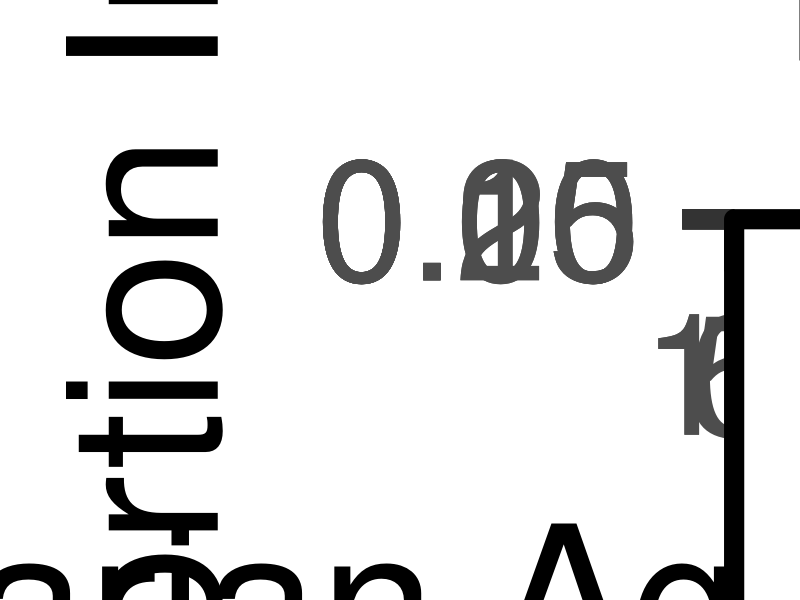
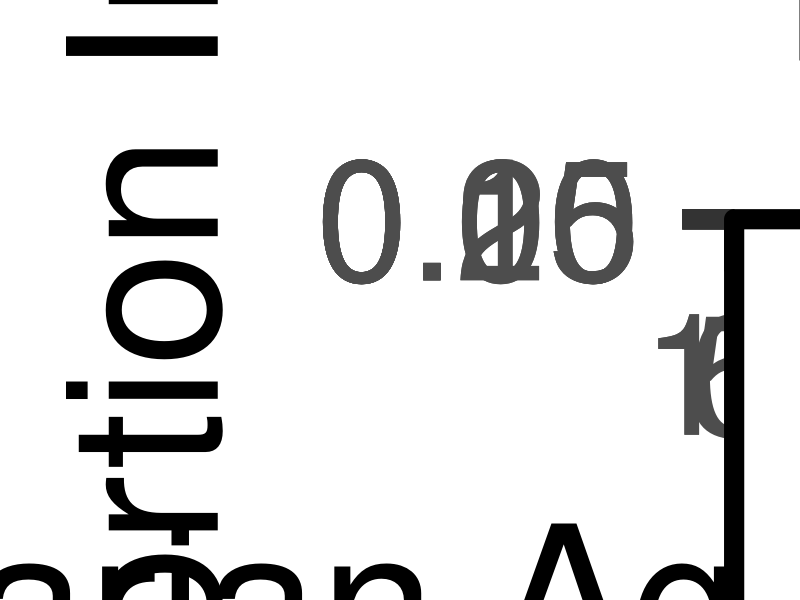

Generate these figures, in order, with R:
library(ggplot2)

# Observed data
age <- 0:15
y_obs <- c(
  0.0003711952487,
  0.004826678368,
  0.01164079823,
  0.02031144211,
  0.02876480541,
  0.03907074974,
  0.04829545455,
  0.05719237435,
  0.0670995671,
  0.07714285714,
  0.0830449827,
  0.09251101322,
  0.09947643979,
  0.1095890411,
  0.1176470588,
  0.1290322581
)


# SEI model function (returns predicted proportion of infected for all timesteps)
sei_model <- function(params, time_steps = length(y_obs)) {
  lambda <- params[1]
  gamma <- params[2]
  psi <- 0.804
  
  S <- numeric(time_steps)
  E <- numeric(time_steps)
  I <- numeric(time_steps)
  
  S[1] <- 1000
  E[1] <- 0
  I[1] <- 0
  ratio_I <- numeric(time_steps)
  ratio_I[1] <- I[1] / (S[1] + E[1] + I[1])
  
  for (k in 2:time_steps) {
    S[k] <- psi * ((1 - lambda) * S[k - 1])
    E[k] <- psi * (lambda * S[k - 1] + (1 - gamma) * E[k - 1])
    I[k] <- psi * (gamma * E[k - 1] + I[k - 1])
    
    total_k <- S[k] + E[k] + I[k]
    ratio_I[k] <- I[k] / total_k
  }
  
  return(ratio_I)
}

# LSE objective function (sum of squared errors)
sei_lse <- function(params) {
  pred <- sei_model(params)
  sum((pred - y_obs)^2)
}

# Initial guess and bounds
initial_guess <- c(0.05, 0.4)
lower_bounds <- c(0.0001, 0.0001)
upper_bounds <- c(10, 10)

# Optimization using bounded L-BFGS-B method
fit <- optim(
  par = initial_guess,
  fn = sei_lse,
  method = "L-BFGS-B",
  lower = lower_bounds,
  upper = upper_bounds,
  hessian = TRUE
)

# Extract fitted parameters
lambda_hat <- fit$par[1]
gamma_hat <- fit$par[2]
cat(sprintf("Estimated λ = %.5f\n", lambda_hat))
cat(sprintf("Estimated γ = %.5f\n", gamma_hat))

# Simulate fitted model
I_fit <- sei_model(fit$par)

# Create data frame for plotting
df_sv<- data.frame(
  Age = age,
  Observed = y_obs,
  Fitted = I_fit
)
library(dplyr)
library(purrr)

#Plot
library(tidyverse)

dataset2 <- read.csv("MMED_V_CI.csv")

dataset2 <- dataset2 %>%
  rename(Age = time)

df_SV <- left_join(df_sv,dataset2, by = "Age" )


library(ggplot2)
plot4<-ggplot(df_SV, aes(x = Age)) +
  geom_point(aes(y = Observed, shape = "Observed", color = "Observed"), size = 20) +
  geom_line(aes(y = Observed, color = "Observed"),linewidth=5) +
  geom_point(aes(y = Fitted, shape = "Predicted", color = "Predicted"), 
             size = 20, stroke = 1.2, fill = "white") +
  geom_line(aes(y = Fitted, color = "Predicted"), linetype = "dashed", linewidth = 5) +
  geom_errorbar(aes(y=Observed, ymin = Lower_CI, ymax = Upper_CI, color = "Observed"),width = 0.2, linewidth = 4, alpha = 0.9)+
  #geom_errorbar(aes(y = prop_inf, ymin = Lower_CI, ymax = Upper_CI, color = "Observed"), width = 0.2) +
  scale_shape_manual("Data Type", values = c("Observed" = 16, "Predicted" = 21)) +
  scale_color_manual("Data Type", values = c("Observed" = "black", "Predicted" = "blue")) +
  labs(title = "T.vivax fitted SEI model (LSE)",
       x = "Ovarian Age Category",
       y = "Proportion Infected") +
  theme(plot.title = element_text(size = 75, face = "bold"))+
  coord_cartesian(ylim=c(0,0.25))+
  theme_bw(base_size = 150) +
  theme(legend.position = c(0.02, 0.98),legend.justification = c("left", "top"),
        legend.background = element_rect(fill = "white", color = "black"), 
        legend.text = element_text(size = 75),
        legend.title = element_text(size = 80)) +
  guides(color = guide_legend(override.aes = list(shape = c(16, 21), 
                                                  fill = c(NA, "white"))))

plot4
# Save to working directory with proper plot name
ggsave("TtvivaxSEI_plot.png", plot = plot4, device = "png",
       width = 130, height = 112.5, units = "cm", dpi = 300,limitsize = FALSE)












